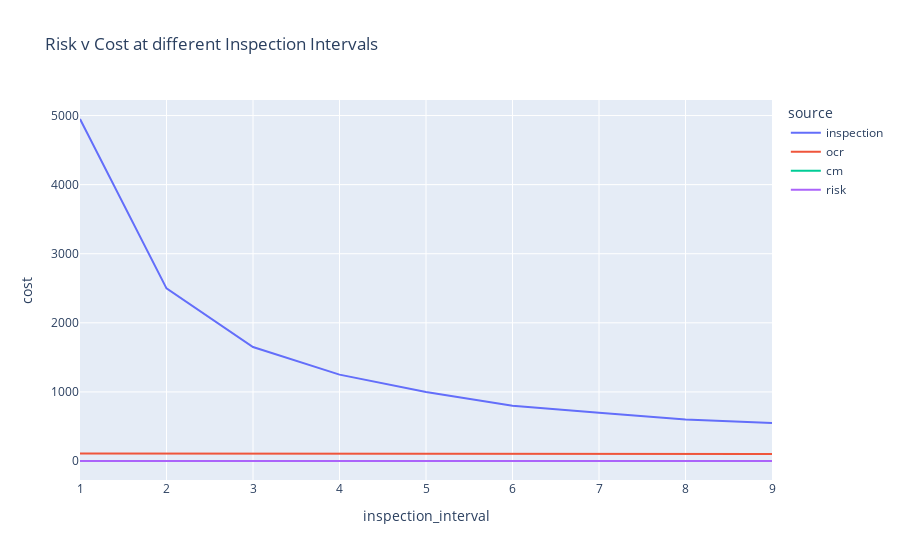

The notebook cell this image was saved under:
### Code cell
df_plot = pd.DataFrame(cost).T

df_plot = pd.melt(df_plot, id_vars=['inspection_interval'], var_name = 'source', value_name = 'cost')

fig = px.line(df_plot, x="inspection_interval", y="cost", color='source', title='Risk v Cost at different Inspection Intervals')
fig.show()

### Figure 1 — Plotly figure (JSON) as saved in the notebook; plotly's stock layout.template omitted (floating-point values rounded to 4 significant figures)
{"data": [{"hovertemplate": "source=inspection<br>inspection_interval=%{x}<br>cost=%{y}<extra></extra>", "legendgroup": "inspection", "line": {"color": "#636efa", "dash": "solid"}, "mode": "lines", "name": "inspection", "orientation": "v", "showlegend": true, "type": "scatter", "x": [1, 2, 3, 4, 5, 6, 7, 8, 9], "xaxis": "x", "y": [4950, 2499.0, 1650, 1250, 1000, 800, 700, 600, 550], "yaxis": "y"}, {"hovertemplate": "source=ocr<br>inspection_interval=%{x}<br>cost=%{y}<extra></extra>", "legendgroup": "ocr", "line": {"color": "#EF553B", "dash": "solid"}, "mode": "lines", "name": "ocr", "orientation": "v", "showlegend": true, "type": "scatter", "x": [1, 2, 3, 4, 5, 6, 7, 8, 9], "xaxis": "x", "y": [108.6, 107.3, 105.9, 105, 103.7, 105.6, 107.1, 104.6, 101.3], "yaxis": "y"}, {"hovertemplate": "source=cm<br>inspection_interval=%{x}<br>cost=%{y}<extra></extra>", "legendgroup": "cm", "line": {"color": "#00cc96", "dash": "solid"}, "mode": "lines", "name": "cm", "orientation": "v", "showlegend": true, "type": "scatter", "x": [1, 2, 3, 4, 5, 6, 7, 8, 9], "xaxis": "x", "y": [0, 0, 0, 0, 0, 0, 0, 0, 0], "yaxis": "y"}, {"hovertemplate": "source=risk<br>inspection_interval=%{x}<br>cost=%{y}<extra></extra>", "legendgroup": "risk", "line": {"color": "#ab63fa", "dash": "solid"}, "mode": "lines", "name": "risk", "orientation": "v", "showlegend": true, "type": "scatter", "x": [1, 2, 3, 4, 5, 6, 7, 8, 9], "xaxis": "x", "y": [0, 0, 0, 0, 0, 0, 0, 0, 0], "yaxis": "y"}], "layout": {"legend": {"title": {"text": "source"}, "tracegroupgap": 0}, "title": {"text": "Risk v Cost at different Inspection Intervals"}, "xaxis": {"anchor": "y", "domain": [0, 1], "title": {"text": "inspection_interval"}}, "yaxis": {"anchor": "x", "domain": [0, 1], "title": {"text": "cost"}}}}
